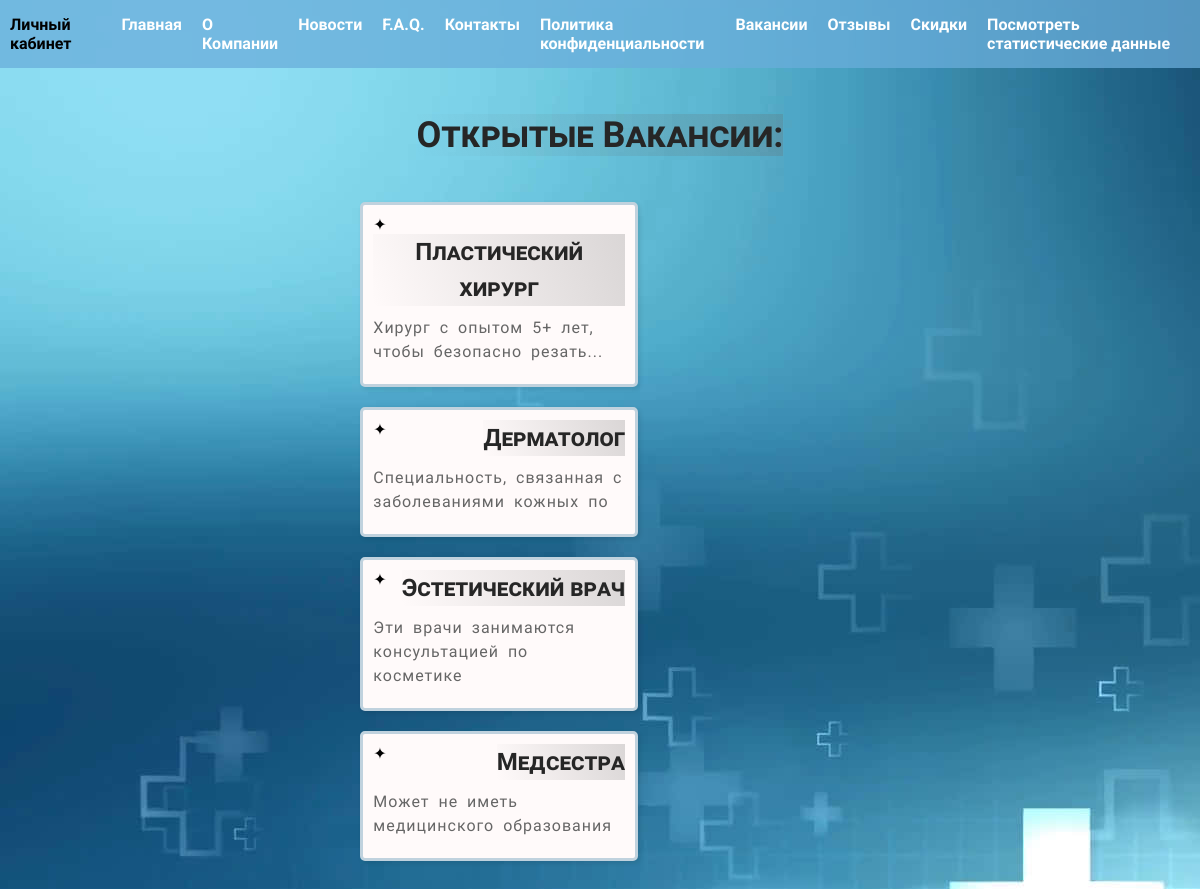
The page /myapp/employees/ (signed in) on the database its author committed.
### myapp/models.py (models this page shows)
class Employee(models.Model):
    name = models.CharField(max_length=30)
    description = models.CharField(max_length=50)

### myapp/views.py (the view)
# urls.py: path('employees/', views.employeepage),
def employeepage(request):
    employees = Employee.objects.all()
    data = {'employees': employees}
    return render(request, 'employees.html', data)

### myapp/templates/employees.html
{% extends 'base.html' %}
{% block content %}
<div class="vacancies">
    <h1>Открытые Вакансии:</h1>
    <ul>
        {% for employee in employees %}
        <li class="vacancy-item">
            <h2>{{employee.name}}</h2>
            <p>{{employee.description}}</p>
        </li>
        {% endfor %}
    </ul>
</div>
{% endblock %}

### static/style.css (style rules this page uses)
* { font-family: 'Roboto', Arial, sans-serif; }
h1 { font-size: 36px; }
h1, h2, h3 { font-weight: bold; color: rgb(38, 38, 38); font-variant: small-caps; margin: 10px 0; text-align: center; }
p { text-indent: 30px; margin: 10px 0; line-height: 1.5; word-spacing: 4px; letter-spacing: 1px; hyphens: auto; word-wrap: break-word; list-style-type: none; }
body { background-image: url('background.jpg'); background-attachment: fixed; }
.index, .faq, .news, .about, .new, .contacts, .vacancies, .reviews, .coupons, .stats, .purchased, .login, .register, .account-client, .buy, .sales, .schedule { padding-top: 12vh; display: flex; flex-direction: column; align-items: center; justify-content: center; }
h1, h2, h3 { background: linear-gradient(70deg, rgba(255, 255, 255, 0), rgba(105, 105, 105, 0.247)); }
.vacancies { display: flex; flex-wrap: wrap; }
.vacancy-item { width: 45%; margin: 20px; padding: 15px; border: 1px solid #ccc; border-radius: 5px; background: snow; box-shadow: 2px 2px 5px rgba(0, 0, 0, 0.1); }
.vacancies ul { list-style: none; }
.vacancies ul>li { border: 3px solid #c0d2de; padding: 10px; }
.vacancies li::before { content: "\2726"; }
.vacancy-item h2 { font-size: 1.5em; line-height: 1.5em; margin-top: 0; float: right; }
.vacancy-item p { color: #666; clear: right; text-indent: 0; }

### rows shown on the page
Employee: name "Пластический хирург", description "Хирург с опытом 5+ лет, чтобы безопасно резать..."
Employee: name "Дерматолог", description "Специальность, связанная с заболеваниями кожных по"
Employee: name "Эстетический врач", description "Эти врачи занимаются консультацией по косметике"
Employee: name "Медсестра", description "Может не иметь медицинского образования"
